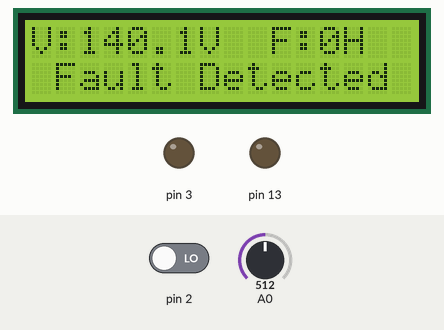
Recording of a sketch running on a simulated Arduino Uno, built with avr-gcc and run on an emulated ATmega328P. Shown: 16×2 character LCD, output pins drawn as LEDs (lit = HIGH). Inputs (shaded band) come from the test bench; at power-on: A0 = 512, pin 2 LOW.

Above: at 2.7 s.
2.8 s: A0 set to 716
At 4.4 s:
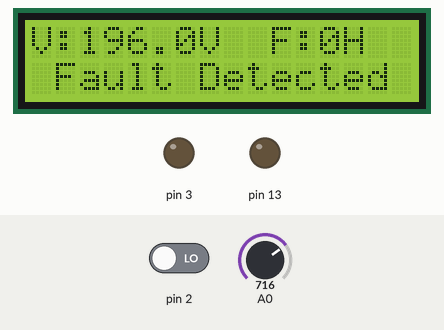
4.9 s: pin 2 driven HIGH
At 6.6 s:
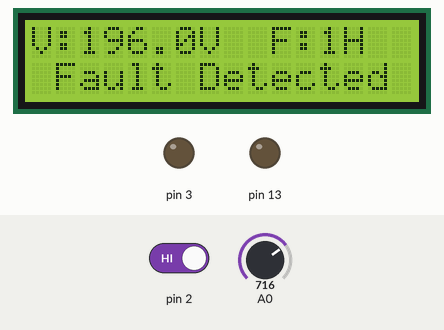
9.2 s: A0 set to 900
At 10.0 s:
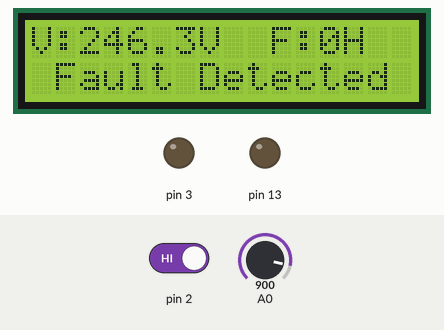
11.3 s: A0 set to 1010
At 13.4 s:
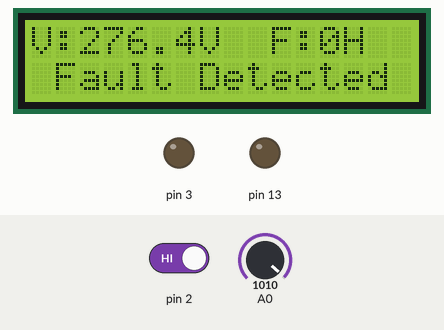
Timing chart, 0 to 14.9 s (numbered marks = the images above; inputs shaded):
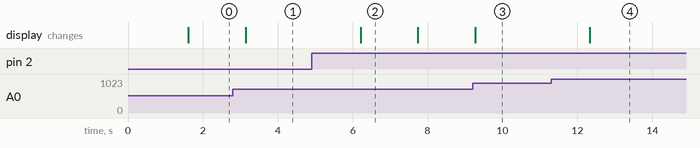

Measured:
- after the input at 2.8 s, the display: changes after 0.35 s (image 1)
- after the input at 4.9 s, the display: changes after 1.3 s (image 2)
- after the input at 9.2 s, the display: changes after 0.07 s (image 3)
- after the input at 11.3 s, the display: changes after 1.0 s (image 4)
- what the display in image 2 shows lasts 1.5 s, from 6.2 s to 7.7 s

The sketch:

Projecty_Code.ino
```cpp
#include <Wire.h>
#include <LiquidCrystal_I2C.h>

LiquidCrystal_I2C lcd(0x27, 16, 2);

volatile unsigned long pulseCount = 0;
unsigned long lastTime = 0;

float voltage = 0;
unsigned long frequency = 0;

void setup() {
  lcd.init();
  lcd.backlight();

  pinMode(2, INPUT);
  pinMode(13, OUTPUT);
    pinMode(3, OUTPUT);

  attachInterrupt(digitalPinToInterrupt(2), countPulse, RISING);

  lcd.setCursor(0,0);
  lcd.print("System Start...");
  delay(1500);
  lcd.clear();
}

void loop() {

  if (millis() - lastTime >= 1000) {

    detachInterrupt(digitalPinToInterrupt(2));
    frequency = pulseCount;
    pulseCount = 0;
    lastTime = millis();
    attachInterrupt(digitalPinToInterrupt(2), countPulse, RISING);

    // Voltage read
    int raw = analogRead(A0);
    voltage = (raw * 5.0) / 1023.0;
    voltage = voltage *56;


    // Condition
    bool outputState;
//
//    if ((voltage > 4.0 && frequency > 60) ||
//        (voltage < 2.0 && frequency < 50)) {
//      digitalWrite(13, LOW);
//      outputState = false;
//    } else {
//      digitalWrite(13, HIGH);
//      outputState = true;
//    }

  if (voltage < 195 || frequency < 50) {
     digitalWrite(13, LOW);
     digitalWrite(3, LOW);
     outputState = false;
  }
  else if (voltage > 245 || frequency > 60) {
     digitalWrite(13, LOW);
     digitalWrite(3, LOW);
     outputState = false;
  }
    else {
     digitalWrite(3, HIGH);
     digitalWrite(13, HIGH);
     outputState = true;
  }


    // LCD Display
//    lcd.clear();
//
//  lcd.setCursor(0, 0);
//  lcd.print("Voltage: ");
//  lcd.print(voltage,1);
//  lcd.print(" V");
//
//  lcd.setCursor(0, 1);
//  lcd.print("Frequency: ");
//  lcd.print(frequency);
//  lcd.print(" Hz");


    if (outputState) {
    lcd.clear();

  lcd.setCursor(0, 0);
  lcd.print("Voltage: ");
  lcd.print(voltage,1);
  lcd.print(" V");

  lcd.setCursor(0, 1);
  lcd.print("Frequency: ");
  lcd.print(frequency);
  lcd.print(" Hz");
     delay(1500);

    }


    else {
    lcd.clear();

  lcd.setCursor(0, 0);
  lcd.print("V:");
  lcd.print(voltage,1);
  lcd.print("V");

  lcd.setCursor(10, 0);
  lcd.print("F:");
  lcd.print(frequency);
  lcd.print("H");

  lcd.setCursor(0, 1);
  lcd.print(" Fault Detected ");
    delay(1500);

    }
  }
}

void countPulse() {
  pulseCount++;
}
```
